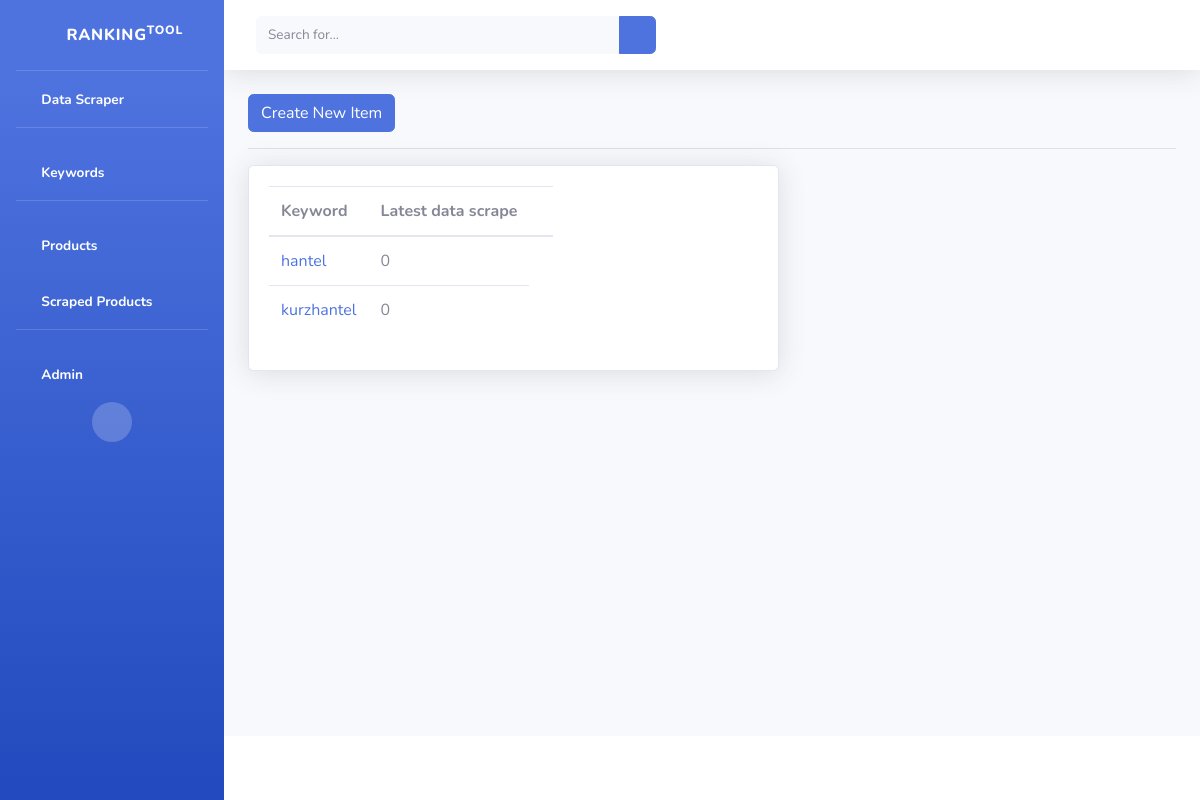
Page /keyword/ on the earlier database version.
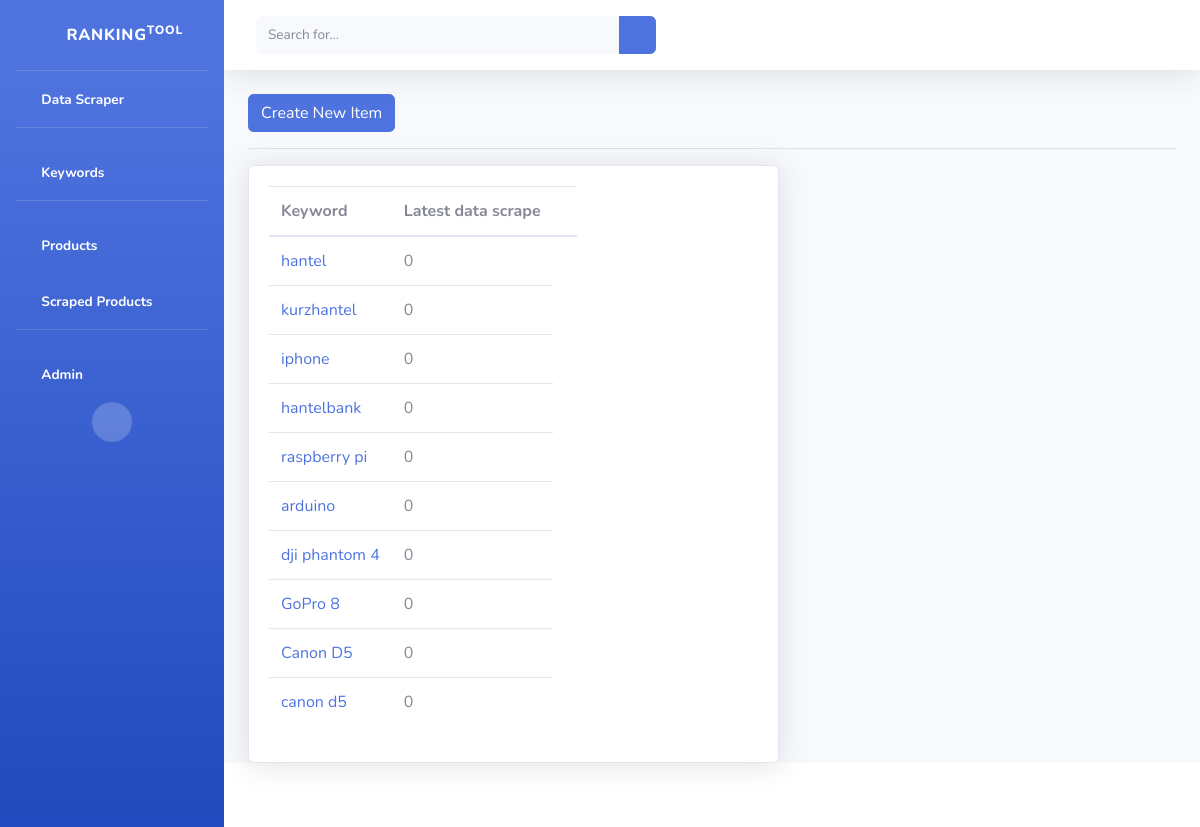
Same page on the later database version.
### RankingTool/models.py (models this page shows, shortened)
class Keyword(models.Model):
    keyword = models.CharField(max_length=200,default="")
    @property
    def latest_update(self):
        try:
            latest_scrape = ScrapeProduct.objects.filter(product__keyword=self.keyword).order_by('-date')[0]
            latest_date = latest_scrape.date
        except:
            latest_date = 0
        return latest_date

### RankingTool/views.py (the view)
# urls.py: path('keyword/', keyword_list_view, name="keyword-list"),
def keyword_list_view(request):
    keywords = Keyword.objects.all()
    context = {
        'keywords': keywords
    }
    return render(request, "keyword/keyword_list.html", context)

### templates/keyword/keyword_list.html
{% extends 'base.html' %}
{% block content %}
<a class="btn btn-primary" href="{% url 'keyword-create' %}">Create New Item</a>
<hr>
<div class="row">
  <div class="col-7">
    <div class="card shadow">
      <div class="card-body">
        <table class="table table-responsive">
          <thead>
            <tr>
              <th scope="col">Keyword</th>
              <th scope="col">Latest data scrape</th>
              <th scope="col"></th>
            </tr>
          </thead>
          <tbody>
            {% for keyword in keywords %}
              <tr>
                <td><a href="{% url 'keyword-detail' keyword.id %}">{{ keyword.keyword}}</a></td>
                <td>{{ keyword.latest_update}}</td>
              </tr>
            {% endfor %}
          </tbody>
        </table>
      </div>
    </div>
  </div>
</div>
{% endblock content %}

### templates/base.html (shortened to what this page needs)
<!DOCTYPE html>
<html lang="en">
{% load static %}
<head>
  <link href="{% static 'vendor/fontawesome-free/css/all.min.css' %}" rel="stylesheet" type="text/css">
  <link href="{% static 'css/sb-admin-2.min.css' %}" rel="stylesheet">
</head>
<body id="page-top">
  <div id="wrapper">
    <ul class="navbar-nav bg-gradient-primary sidebar sidebar-dark accordion" id="accordionSidebar">
      <a class="sidebar-brand d-flex align-items-center justify-content-center" href="{% url 'home' %}">
        <div class="sidebar-brand-icon rotate-n-15">
          <i class="fas fa-align-center"></i>
        </div>
        <div class="sidebar-brand-text mx-3">Ranking<sup>Tool</sup></div>
      </a>
      <hr class="sidebar-divider my-0">
      <li class="nav-item active">
        <a class="nav-link" href="{% url 'scraper-keyword-home' %}">
          <i class="fas fa-fw fa-spider"></i>
          <span>Data Scraper</span></a>
      </li>
      <hr class="sidebar-divider">
      <li class="nav-item active">
        <a class="nav-link" href="{% url 'keyword-list' %}">
          <i class="fas fa-fw fa-font"></i>
          <span>Keywords</span></a>
      </li>
      <hr class="sidebar-divider">
      <li class="nav-item active">
        <a class="nav-link" href="{% url 'product-list' %}">
          <i class="fas fa-fw fa-box-open"></i>
          <span>Products</span></a>
      </li>
      <li class="nav-item active">
        <a class="nav-link" href="{% url 'scrape-product-list' %}">
          <i class="fas fa-fw fa-copy"></i>
          <span>Scraped Products</span></a>
      </li>
      <hr class="sidebar-divider">
      <li class="nav-item active">
        <a class="nav-link" href="/admin/">
          <i class="fas fa-fw fa-list"></i>
          <span>Admin</span></a>
      </li>
      <div class="text-center d-none d-md-inline">
        <button class="rounded-circle border-0" id="sidebarToggle"></button>
      </div>
    </ul>
    <div id="content-wrapper" class="d-flex flex-column">
      <div id="content">
        <nav class="navbar navbar-expand navbar-light bg-white topbar mb-4 static-top shadow">
          <form class="d-none d-sm-inline-block form-inline mr-auto ml-md-3 my-2 my-md-0 mw-100 navbar-search">
            <div class="input-group">
              <input type="text" class="form-control bg-light border-0 small" placeholder="Search for..." aria-label="Search" aria-describedby="basic-addon2">
              <div class="input-group-append">
                <button class="btn btn-primary" type="button">
                  <i class="fas fa-search fa-sm"></i>
                </button>
              </div>
            </div>
          </form>
        </nav>
        <div class="container-fluid">
            <div id="content" name="content">
                {% block content %}
                {% endblock %}
                </div>
        </div>
      </div>
      <footer class="sticky-footer bg-white">
      </footer>
    </div>
  </div>
</body>
</html>

Differences in the rows shown:
added Keyword: keyword "iphone", latest_update "0"
added Keyword: keyword "hantelbank", latest_update "0"
added Keyword: keyword "raspberry pi", latest_update "0"
added Keyword: keyword "arduino", latest_update "0"
added Keyword: keyword "dji phantom 4", latest_update "0"
added Keyword: keyword "GoPro 8", latest_update "0"
added Keyword: keyword "Canon D5", latest_update "0"
added Keyword: keyword "canon d5", latest_update "0"
